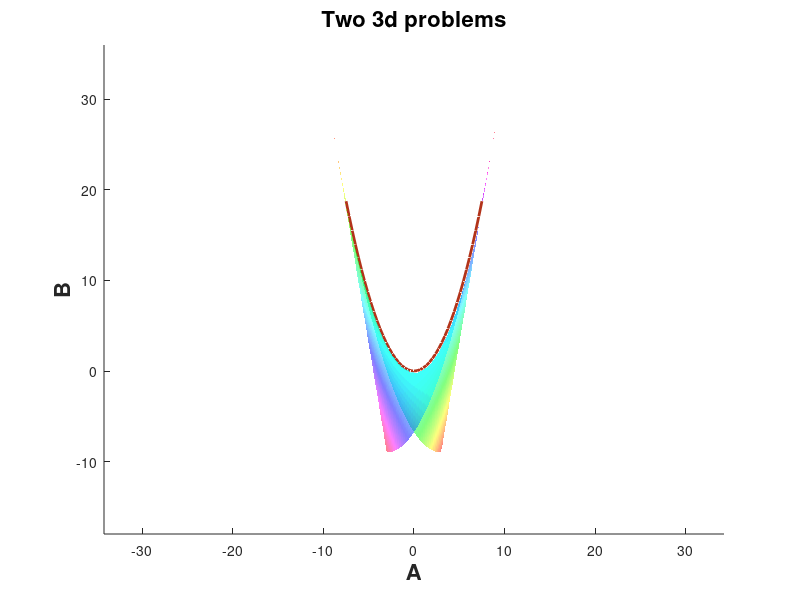

Source code (MATLAB):
%3 real roots, all same, should be a curve
hold off
whitebg('white')
title('Two 3d problems', 'Fontsize', 16, 'Fontweight', 'Bold')

hold on
xlabel('A', 'Fontsize', 16, 'Fontweight', 'Bold')
ylabel('B', 'Fontsize', 16, 'Fontweight', 'Bold')
zlabel('C', 'Fontsize', 16, 'Fontweight', 'Bold')

r = linspace(-2.5, 2.5, 45);
A = -3.*r; B = 3.*r.^2; C = -r.^3;

plot3(A, B, C , '-', 'lineWidth', 2,'color',[.7, .2, 0.1]);

% 3 real roots 2 same:
colormap(hsv)
n=140;
% they could be different since the mapping is done
tmpx = linspace(-3, 3, n);
tmpy = linspace(-3, 3, n);
[s, t] = meshgrid(tmpx, tmpy);%roots s, t 
hold on
%A = -t; B = s.^2; C = t.*s.^2;
%A = -t; B = s.^2; C = -t.*s.^2;
%t=r3
%s=r1
%A = -t-2.*s; B = s.^2+s.*t; C = s.^2.*t;
A = -t-2.*s; B = 2.*t.*s+s.^2; C = -s.^2.*t;

%mesh(A,B,C)
c = surf(A, B, C, 'FaceColor', 'interp', 'EdgeColor', 'None', 'faceAlpha', 0.5);%, 'FaceColor', 'interp', 'edgeColor', 'none');
axis equal


%light('Position',[1 0 2],'Style','local')
%light('Position',[0 0 1],'Style','infinite')

%Teori:
%2: (x-s)^2(x-t) surface
%1: (x-s)^3 a curve
%The curve is a subset of the surface
%surface, where s==t
axis tight
